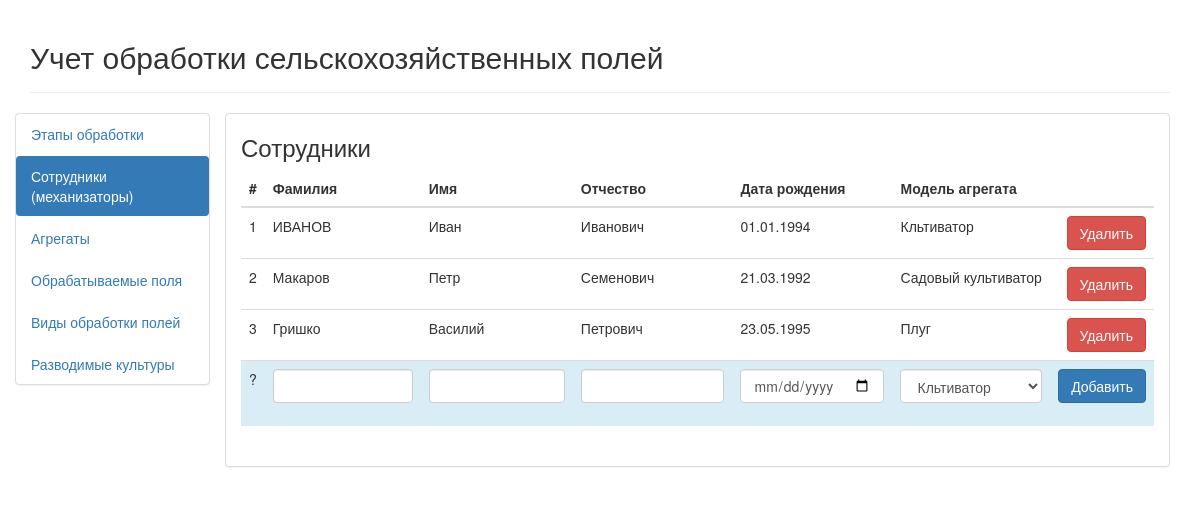
Screenshot of /index.php?route=employees with the database file from the repository.
### tables this page shows
CREATE TABLE `employees` (
  `id` int(10) NOT NULL AUTO_INCREMENT,
  `surname` varchar(255) NOT NULL DEFAULT '',
  `name` varchar(255) NOT NULL DEFAULT '',
  `patronymic` varchar(255) NOT NULL DEFAULT '',
  `birthday` date DEFAULT NULL,
  `machine_id` int(11) DEFAULT NULL,
  PRIMARY KEY (`id`)
);

CREATE TABLE `machines` (
  `id` int(10) NOT NULL AUTO_INCREMENT,
  `name` varchar(255) DEFAULT NULL,
  PRIMARY KEY (`id`)
);

### config/routes.php (called while the page is built)
<?php
return array(
  'crops/add' => 'crops/addRow',
  'crops/delete/([0-9]+)' => 'crops/deleteRow/$1',
  'crops'     => 'crops/view',
  'types/add' => 'types/addRow',
  'types/delete/([0-9]+)' => 'types/deleteRow/$1',
  'types'     => 'types/view',
  'fields/add' => 'fields/addRow',
  'fields/delete/([0-9]+)' => 'fields/deleteRow/$1',
  'fields'     => 'fields/view',
  'stages/add' => 'stages/addRow',
  'stages/delete/([0-9]+)' => 'stages/deleteRow/$1',
  'stages'     => 'stages/view',
  'employees/add' => 'employees/addRow',
  'employees/delete/([0-9]+)' => 'employees/deleteRow/$1',
  'employees'     => 'employees/view',
  'machines/add' => 'machines/addRow',
  'machines/delete/([0-9]+)' => 'machines/deleteRow/$1',
  'machines'     => 'machines/view',
  'index'     => 'site/index',
);

### controllers/EmployeesController.php (called while the page is built, shortened)
<?php
require_once ROOT. '/modules/Employees.php';
require_once ROOT. '/modules/Machines.php';
class EmployeesController
{
    function actionView()
    {
        $employeesList = Employees::getList();
        $machinesList  = Machines::getList();
        $status = (isset($GLOBALS['status'])) ? $GLOBALS['status'] : false ;
        require_once ROOT.'/views/accounting/employees.php';
        return true;
    }
}

### index.php (called while the page is built, shortened)
<?php
  require_once(__DIR__.'/components/Router.php');
  $router = new Router();
  $router->run();

### modules/Employees.php (called while the page is built, shortened)
<?php
class Employees
{
    public static function getList()
    {
        $db = Db::getConnection();
        $sql = 'SELECT  e.id, e.surname, e.name, e.patronymic, e.birthday, e.machine_id, m.name AS machine_name '.
                'FROM employees e '.
                'JOIN machines m ON e.machine_id = m.id '.
                'ORDER BY e.id ASC';
        $result = $db->prepare($sql);
        $result->setFetchMode(PDO::FETCH_ASSOC);
        $result->execute();
        $i = 0;
        $list = array();
        while ($row = $result->fetch()) {
            $date = date_create($row['birthday']);
            $list[$i] = [
                'id'   => (int) $row['id'],
                'surname' => htmlspecialchars($row['surname']),
                'name' => htmlspecialchars($row['name']),
                'patronymic' => htmlspecialchars($row['patronymic']),
                'birthday' => date_format($date, 'd.m.Y'),
                'machine_id' => (int) $row['machine_id'],
                'machine_name' => htmlspecialchars($row['machine_name']),
            ];
            $i++;
        }
        return $list;
    }
}

### modules/Machines.php (called while the page is built, shortened)
<?php
class Machines
{
    public static function getList()
    {
        $db = Db::getConnection();
        $sql = 'SELECT * FROM ' . self::TABLE_NAME . ' ORDER BY id ASC';
        $result = $db->prepare($sql);
        $result->setFetchMode(PDO::FETCH_ASSOC);
        $result->execute();
        $i = 0;
        $list = array();
        while ($row = $result->fetch()) {
            $list[$i] = [
                'id'   => $row['id'],
                'name' => htmlspecialchars($row['name']),
            ];
            $i++;
        }
        return $list;
    }
}

### views/accounting/employees.php (the view, shortened to what this page needs)
<?php include ROOT."/views/layouts/header.php" ?>
<h3>Сотрудники</h3>
  <div>
    <table class="table table-hover">
      <thead>
        <tr>
          <th width="20">#</th>
          <th>Фамилия</th>
          <th>Имя</th>
          <th>Отчество</th>
          <th>Дата рождения</th>
          <th>Модель агрегата</th>
          <th></th>
        </tr>
      </thead>
      <tbody>
        <?php $i=1; foreach ($employeesList as $employeesRow): ?>
          <tr>
              <td><?= $i++ ?></td>
              <td><?= $employeesRow['surname'] ?></td>
              <td><?= $employeesRow['name'] ?></td>
              <td><?= $employeesRow['patronymic'] ?></td>
              <td><?= $employeesRow['birthday'] ?></td>
              <td><?= $employeesRow['machine_name'] ?></td>
              <td class="text-right">
                <a href="<?= ROUTE_METHOD ?>employees/delete/<?= $employeesRow['id'] ?>" class="btn btn-danger">Удалить</a>
              </td>
          </tr>
        <?php endforeach ?>
        <tr class="info">
            <form action="<?= ROUTE_METHOD ?>employees/add" method="POST">
                <td>?</td>
                <td>
                  <div class="form-group <?= isset($status['error']['surname']) ? 'has-error has-feedback' : ''?>">
                    <input type="text" class="form-control" name="surname">
                  </div>
                  </td>
                <td>
                  <div class="form-group <?= isset($status['error']['name']) ? 'has-error has-feedback' : ''?>">
                    <input type="text" class="form-control" name="name">
                  </div>
                  </td>
                <td>
                  <div class="form-group <?= isset($status['error']['patronymic']) ? 'has-error has-feedback' : ''?>">
                    <input type="text" class="form-control" name="patronymic">
                  </div>
                  </td>
                <td>
                  <div class="form-group <?= isset($status['error']['birthday']) ? 'has-error has-feedback' : ''?>">
                    <input type="date" class="form-control" name="birthday">
                  </div>
                </td>
                <td>
                  <div class="form-group <?= isset($status['error']['machine_id']) ? 'has-error has-feedback' : ''?>">
                    <select class="form-control" name="machine_id">
                        <?php foreach ($machinesList as $key => $machine): ?>
                            <option value="<?= $machine['id'] ?>"><?= $machine['name'] ?></option>
                        <?php endforeach ?>
                    </select>
                  </div>
                  </td>
                <td class="text-right"><button type="submit" class="btn btn-primary">Добавить</button></td>
            </form>
        </tr>
      </tbody>
    </table>
  </div>
<?php include ROOT."/views/layouts/footer.php" ?>

### components/Router.php (shortened to what this page needs)
<?php
class Router
{
  private $routes;
  public function __construct()
  {
    $routesPath = ROOT.'/config/routes.php';
    $this->routes = include($routesPath);
  }
  private function getURL()
  {
    if (!empty($_GET['route'])) {
      $urlData = explode('?', $_GET['route']);
      if (!empty($urlData[0])) {
        $route = $urlData[0];
      }else{
        $route = HOME_PAGE;
      }
      return trim($_GET['route'], '/');
    }else{
      return $_GET['route'] = HOME_PAGE;
    }
  }
  public function run()
  {
      $url = $this->getURL();
      foreach ($this->routes as $urlPattern => $path) {
          if (preg_match("~$urlPattern~", $url)) {
              $internalRoute = preg_replace("~$urlPattern~", $path, $url);
              $segments = explode('/', $internalRoute);
              $controllerName = array_shift($segments) . 'Controller';
              $actionName = 'action' . ucfirst(array_shift($segments));
              $parameters = $segments;
              $controllerObject = new $controllerName;
              $result = call_user_func_array(array($controllerObject, $actionName), $parameters);
              if ($result != null) {
                  break;
              }
          }
      }
  }
}

### rows the page displays
employees: surname "ИВАНОВ", name "Иван", patronymic "Иванович", birthday "01.01.1994", machine.name "Кльтиватор"
employees: surname "Макаров", name "Петр", patronymic "Семенович", birthday "21.03.1992", machine.name "Садовый культиватор"
employees: surname "Гришко", name "Василий", patronymic "Петрович", birthday "23.05.1995", machine.name "Плуг"

### other values shown
$linkName "Этапы обработки"
$linkName "Сотрудники (механизаторы)"
$linkName "Агрегаты"
$linkName "Обрабатываемые поля"
$linkName "Виды обработки полей"
$linkName "Разводимые культуры"
form field machine_id "Кльтиватор"
